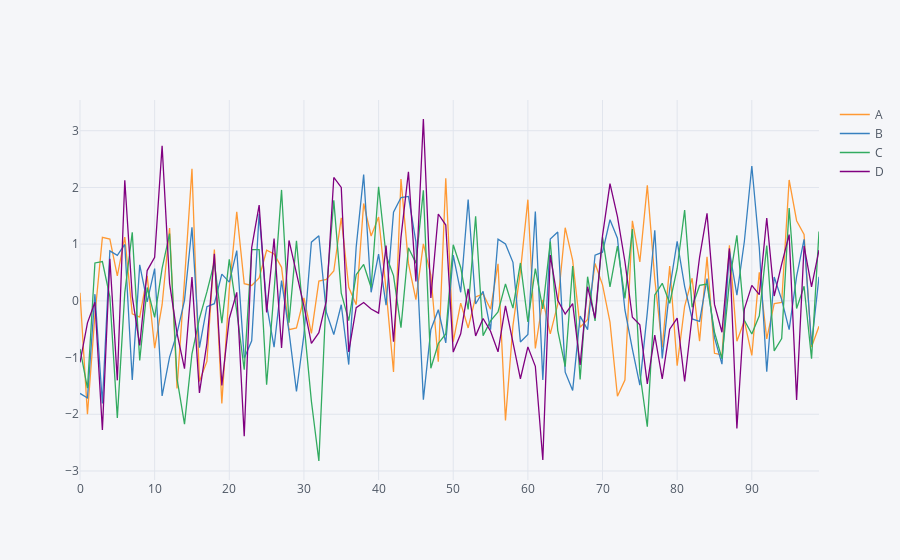

Notebook source saved alongside this figure:
### Code cell
df.iplot() #itertiva and zoom in  other information move around
